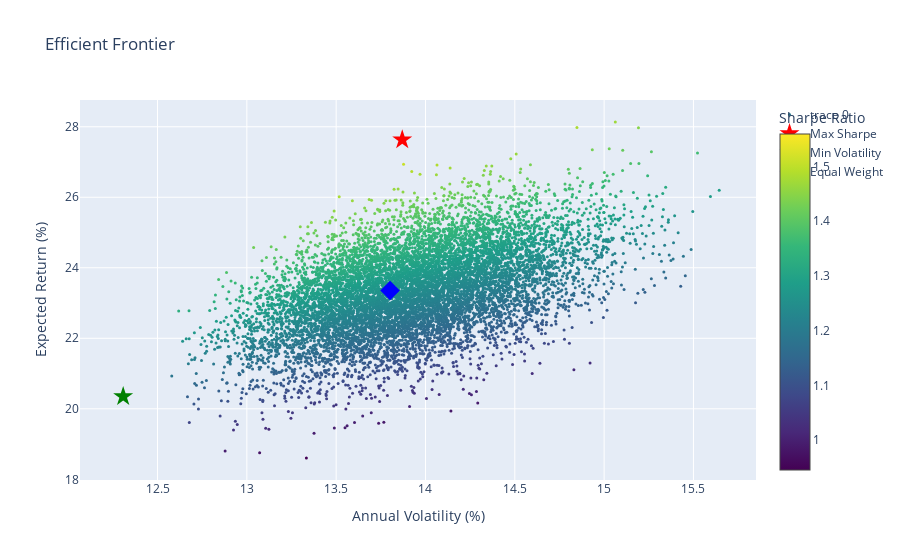

Source (notebook cell):
### Code cell
# Visualize efficient frontier
import plotly.graph_objects as go
fig = go.Figure()
fig.add_trace(go.Scatter(x=results[1]*100, y=results[0]*100, mode='markers',
                         marker=dict(color=results[2], colorscale='Viridis', size=3, colorbar=dict(title='Sharpe Ratio'))))
fig.add_trace(go.Scatter(x=[results[1,max_sharpe_idx]*100], y=[results[0,max_sharpe_idx]*100],
                         mode='markers', marker=dict(color='red', size=15, symbol='star'), name='Max Sharpe'))
fig.add_trace(go.Scatter(x=[results[1,min_vol_idx]*100], y=[results[0,min_vol_idx]*100],
                         mode='markers', marker=dict(color='green', size=15, symbol='star'), name='Min Volatility'))
fig.add_trace(go.Scatter(x=[vol_eq*100], y=[ret_eq*100], mode='markers', name='Equal Weight', marker=dict(color='blue', size=15, symbol='diamond')))
fig.update_layout(title='Efficient Frontier', xaxis_title='Annual Volatility (%)', yaxis_title='Expected Return (%)')
fig.show()

### Figure 1 — Plotly figure (JSON) as saved in the notebook; plotly's stock layout.template omitted (floating-point values rounded to 4 significant figures; data arrays with more than 128 entries replaced by an {"elided": "..."} marker saying what was removed)
{"data": [{"marker": {"color": {"elided": "10000 float values"}, "colorbar": {"title": {"text": "Sharpe Ratio"}}, "colorscale": [[0, "#440154"], [0.1111, "#482878"], [0.2222, "#3e4989"], [0.3333, "#31688e"], [0.4444, "#26828e"], [0.5556, "#1f9e89"], [0.6667, "#35b779"], [0.7778, "#6ece58"], [0.8889, "#b5de2b"], [1, "#fde725"]], "size": 3}, "mode": "markers", "type": "scatter", "x": {"elided": "10000 float values"}, "y": {"elided": "10000 float values"}}, {"marker": {"color": "red", "size": 15, "symbol": "star"}, "mode": "markers", "name": "Max Sharpe", "type": "scatter", "x": [13.87], "y": [27.63]}, {"marker": {"color": "green", "size": 15, "symbol": "star"}, "mode": "markers", "name": "Min Volatility", "type": "scatter", "x": [12.31], "y": [20.35]}, {"marker": {"color": "blue", "size": 15, "symbol": "diamond"}, "mode": "markers", "name": "Equal Weight", "type": "scatter", "x": [13.8], "y": [23.36]}], "layout": {"title": {"text": "Efficient Frontier"}, "xaxis": {"title": {"text": "Annual Volatility (%)"}}, "yaxis": {"title": {"text": "Expected Return (%)"}}}}
